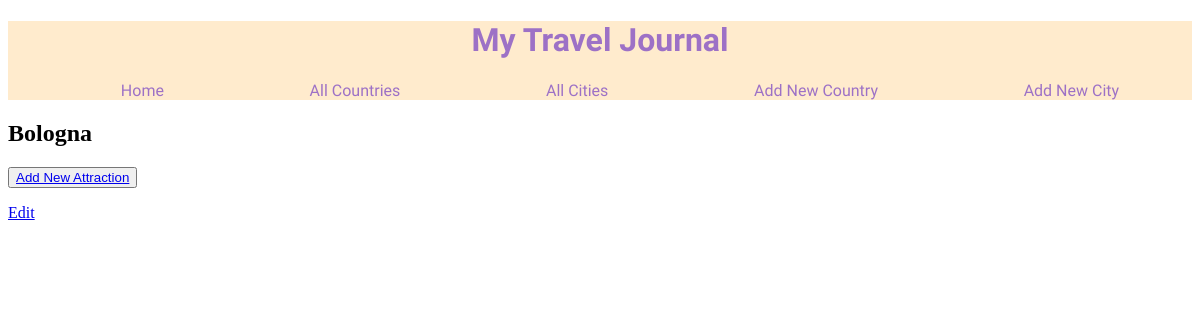
/cities/3, run on an earlier commit of the app's database.
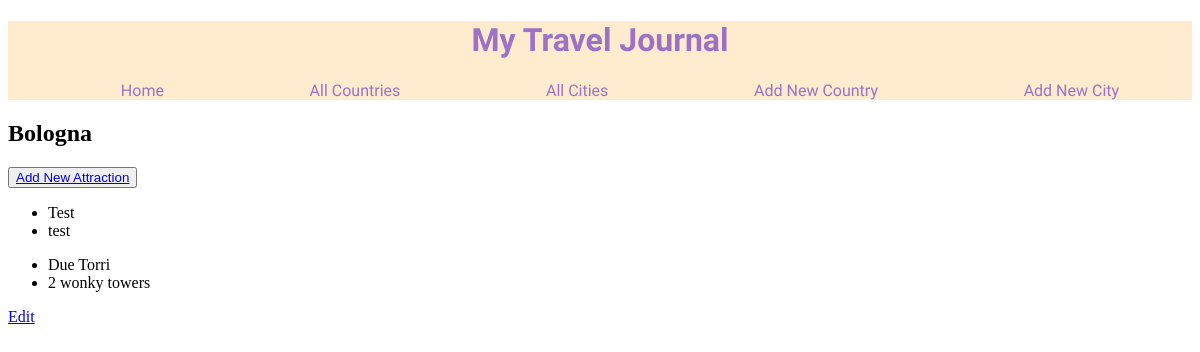
And on a later commit of the database.
### tables this page shows
CREATE TABLE sights (
    ID INTEGER PRIMARY KEY AUTOINCREMENT,
    name VARCHAR,
    comment TEXT,
    city_id INTEGER NOT NULL,
    country_id INTEGER NOT NULL,
        FOREIGN KEY (city_id)
            REFERENCES cities (id) ON DELETE CASCADE,
        FOREIGN KEY (country_id)
            REFERENCES countries(id) ON DELETE CASCADE
    
    
);

### controllers/cities_controller.py (the view)
@cities_blueprint.route("/cities/<id>", methods = ["GET"])
def show_city(id):
    cities = city_repository.select_all()
    city = city_repository.select(id)
    sights = city_repository.sights(city)
    return render_template("cities/show.html", cities = cities, city = city, all_sights= sights)

### db/run_sql.py (called while the page is built)
def get_db():
    path = os.path.dirname(os.path.abspath(__file__))
    db = os.path.join(path, "travel_manager.db")
    conn = sqlite3.connect(db)
    conn.execute("PRAGMA foreign_keys = 1")
    conn.row_factory = sqlite3.Row
    return conn

def run_sql(sql, values=[]):
    db = get_db()
    cursor =db.cursor()
    cursor.execute(sql, values)
    results = cursor.fetchall()
    db.commit()
    db.close()
    return results

### repositories/city_repository.py (called while the page is built)
def select_all():
    cities = []
    sql = "SELECT * FROM cities"
    results = run_sql(sql)
    for row in results:
        visited = True if row['visited'] == 1 else False
        country = country_repository.select(row['country_id'])
        city = City(row['name'], country, visited, row['id'])
        cities.append(city)
    return cities

def select(id):
    city = None
    sql = "SELECT * FROM cities WHERE id = ?"
    values =[id]
    results = run_sql(sql, values)[0]
    if results is not None:
        visited = True if results['visited'] == 1 else False
        country = country_repository.select(results['country_id']).name
        city = City (results['name'], country, visited, results ['id'])
    return city

### templates/cities/show.html
{% extends "base.html" %}
{% block content %}
<h2>{{city.name}}</h2>
<button><a href="/sights//new">Add New Attraction</a></button>
{% for sight in all_sights %}
<ul>
<li>{{sight.name}}</li>
<li>{{sight.comment}}</li>
</ul>
{% endfor %}
<p><a href="/cities/{{city.id}}/edit">Edit</a></p>
{% endblock %}

What changed in the data, as far as the page shows it:
added sights: name "Test", comment "test"
added sights: name "Due Torri", comment "2 wonky towers"
